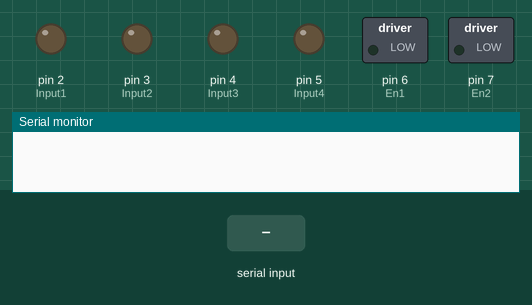
A sketch run on a simulated Arduino Uno, built with avr-gcc and run on an emulated ATmega328P. Shown: switched loads named in the sketch (green lamp = pin HIGH), output pins drawn as LEDs (lit = HIGH), the last lines printed to the serial monitor. The inputs (shaded band) are chosen by the test bench.

Above: at 1.2 s.
1.3 s: "R" received over the second serial link
At 2.5 s:
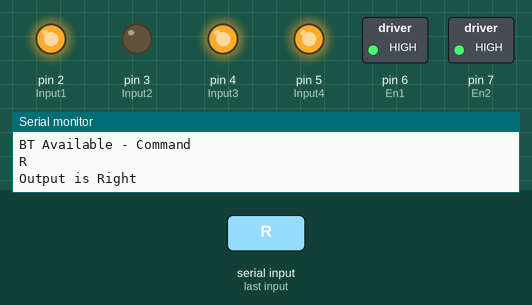
2.8 s: "D" received over the second serial link
At 3.9 s:
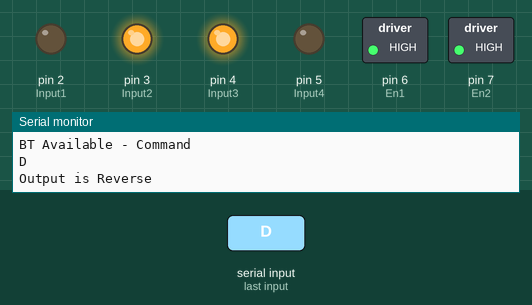
4.3 s: "U" received over the second serial link
At 5.0 s:
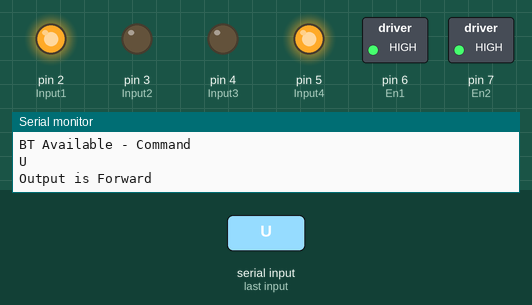
5.8 s: "S" received over the second serial link
At 6.2 s:
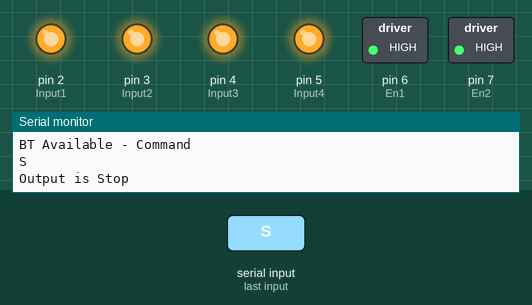
7.3 s: "L" received over the second serial link
At 8.5 s:
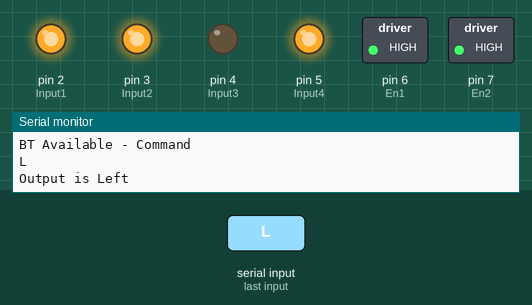
Timing chart, 0 to 9.8 s (numbered marks = the images above; inputs shaded):
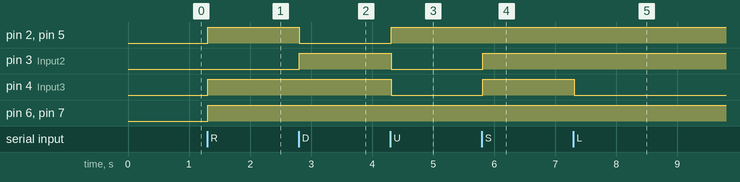

The sketch:

57_Bluetooth_Controlled_Car.ino
```cpp
/***********************************************************
Project Title : Bluetooth Controlled Car
Organisation: Soham Academy Of Human Excellence
Website: https://ria.sohamacademy.org/
***********************************************************/
#include <SoftwareSerial.h>
SoftwareSerial BT(0, 1); //TX, RX  pins of arduino respetively

int Input1 = 2;                 //araduino Digitalpin 10 set as output Pinconnected to L293D pin input1
int Input2 = 3;                 //araduino Digitalpin 11 set as output Pinconnected to L293D pin input2
int Input3 = 4;                 //araduino Digitalpin 12 set as output Pinconnected to L293D pin input3
int Input4 = 5;                 //araduino Digitalpin 13 set as output Pinconnected to L293D pin input4
char Value;
const int En1 = 6;
const int En2 = 7;

char stop()
{
  digitalWrite(Input1, LOW);
  digitalWrite(Input2, LOW);
  digitalWrite(Input3, LOW);
  digitalWrite(Input4, LOW);
  digitalWrite(En1, LOW);
  digitalWrite(En2,LOW);

}

void setup()
{
  BT.begin(9600);
  pinMode(Input1, OUTPUT);
  pinMode(Input2, OUTPUT);
  pinMode(Input3, OUTPUT);
  pinMode(Input4, OUTPUT);
  pinMode(En1,OUTPUT);
  pinMode(En2,OUTPUT);
  Serial.begin(9600);
}

void loop()
{
  String command = "";
  while (BT.available())
  {
    //Check if there is an available byte to read
    Serial.println("BT Available - Command");
    delay(10);                              //Delay added to make thing stable
    //char command[] = "";
    char c = BT.read();                     //Conduct a serial read
    command += c;                           //build the string.
    Serial.println(command);

    //Right
    if(command == "R"){
      digitalWrite(Input1, HIGH);
      digitalWrite(Input2, LOW);
      digitalWrite(Input3, HIGH);
      digitalWrite(Input4, HIGH);
      digitalWrite(En1,HIGH);
      digitalWrite(En2,HIGH);
      Serial.println("Output is Right");
      delay(1000);
    }

    //Reverse
    if(command == "D"){
      digitalWrite(Input1, LOW);
      digitalWrite(Input2, HIGH);
      digitalWrite(Input3, HIGH);
      digitalWrite(Input4, LOW);
      digitalWrite(En1,HIGH);
      digitalWrite(En2,HIGH);
      Serial.println("Output is Reverse");
      delay(1000);
    }
    //Forward
    if(command == "U"){
      digitalWrite(Input1, HIGH);
      digitalWrite(Input2, LOW);
      digitalWrite(Input3, LOW);
      digitalWrite(Input4, HIGH);
      digitalWrite(En1,HIGH);
      digitalWrite(En2,HIGH);
      Serial.println("Output is Forward");
      delay(1000);
    }
    //Stop
    if(command == "S"){
      digitalWrite(Input1, HIGH);
      digitalWrite(Input2, HIGH);
      digitalWrite(Input3, HIGH);
      digitalWrite(Input4, HIGH);
      digitalWrite(En1,HIGH);
      digitalWrite(En2,HIGH);
      Serial.println("Output is Stop");
      delay(1000);
    }
    //Left
    if(command == "L"){
      digitalWrite(Input1, HIGH);
      digitalWrite(Input2, HIGH);
      digitalWrite(Input3, LOW);
      digitalWrite(Input4, HIGH);
      digitalWrite(En1,HIGH);
      digitalWrite(En2,HIGH);
      Serial.println("Output is Left");
      delay(1000);
    }
  }
}
// End of program
```

Measured:
- after the input at 1.3 s, pin 2 (Input1), pin 4 (Input3), pin 5 (Input4), pin 6 (En1), pin 7 (En2): LOW → HIGH at once
- after the input at 2.8 s, pin 2 (Input1), pin 5 (Input4): HIGH → LOW at once; pin 3 (Input2): LOW → HIGH at once
- after the input at 4.3 s, pin 2 (Input1), pin 5 (Input4): LOW → HIGH at once; pin 3 (Input2), pin 4 (Input3): HIGH → LOW at once
- after the input at 5.8 s, pin 3 (Input2), pin 4 (Input3): LOW → HIGH at once
- after the input at 7.3 s, pin 4 (Input3): HIGH → LOW at once
